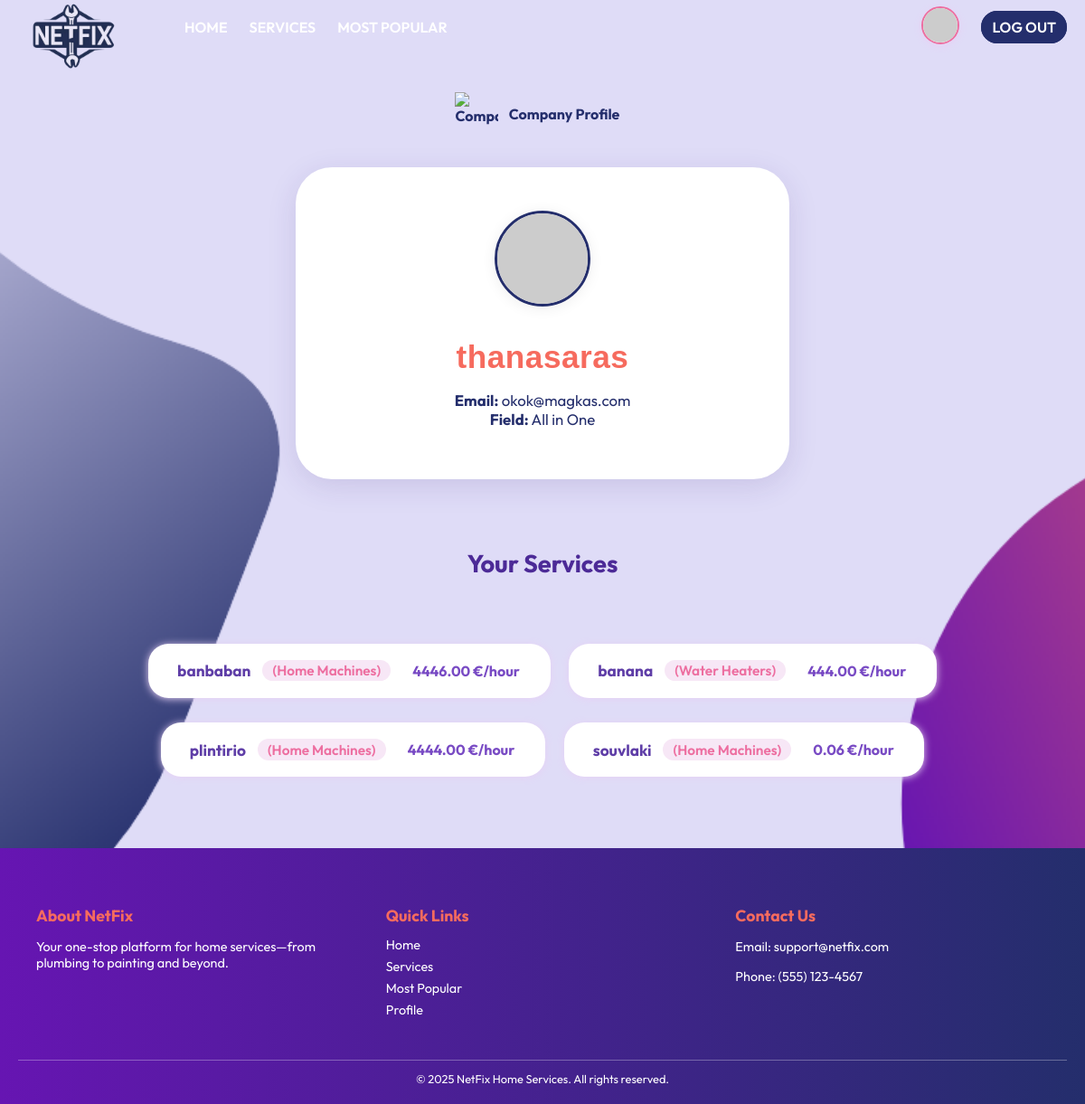
/accounts/company/thanasaras/ (signed in), run on the app's committed database.
### users/models.py (models this page shows, shortened)
class Company(models.Model):
    FIELD_CHOICES = [
        ("Air Conditioner", "Air Conditioner"),
        ("All in One",      "All in One"),
        ("Carpentry",       "Carpentry"),
        ("Electricity",     "Electricity"),
        ("Gardening",       "Gardening"),
        ("Home Machines",   "Home Machines"),
        ("Housekeeping",    "Housekeeping"),
        ("Interior Design", "Interior Design"),
        ("Locks",           "Locks"),
        ("Painting",        "Painting"),
        ("Plumbing",        "Plumbing"),
        ("Water Heaters",   "Water Heaters"),
    ]
    user = models.OneToOneField(
        User,
        on_delete=models.CASCADE,
        primary_key=True,
        related_name="company_profile"
    )
    field_of_work = models.CharField(
        max_length=30,
        choices=FIELD_CHOICES,
        default="All in One",
    )
    rating = models.IntegerField(
        validators=[MinValueValidator(0), MaxValueValidator(5)],
        default=0,
    )
    avatar_index = models.CharField(
        max_length=2,
        default='1',
        choices=[(str(i), f"Avatar {i}") for i in "123456789ABCDEFGHIJK"]
    )

class User(AbstractUser):
    is_company = models.BooleanField(default=False)
    is_customer = models.BooleanField(default=False)
    email = models.CharField(max_length=100, unique=True)

### services/models.py (models this page shows, shortened)
class Service(models.Model):
    FIELD_CHOICES = (
        ('Air Conditioner', 'Air Conditioner'),
        ('Carpentry', 'Carpentry'),
        ('Electricity', 'Electricity'),
        ('Gardening', 'Gardening'),
        ('Home Machines', 'Home Machines'),
        ('Housekeeping', 'Housekeeping'),  # Fixed spelling!
        ('Interior Design', 'Interior Design'),
        ('Locks', 'Locks'),
        ('Painting', 'Painting'),
        ('Plumbing', 'Plumbing'),
        ('Water Heaters', 'Water Heaters'),
    )
    company = models.ForeignKey(Company, on_delete=models.CASCADE)
    name = models.CharField(max_length=40)
    description = models.TextField()
    price_per_hour = models.DecimalField(decimal_places=2, max_digits=6)
    rating = models.IntegerField(
        validators=[MinValueValidator(0), MaxValueValidator(5)],
        default=0
    )
    field = models.CharField(max_length=30, choices=FIELD_CHOICES)
    date_created = models.DateTimeField(auto_now_add=True)

### users/views.py (the view, shortened to what this page needs)
@login_required
def company_profile(request, username):
    user = get_object_or_404(User, username=username, is_company=True)
    company = get_object_or_404(Company, user=user)
    services = Service.objects.filter(company=company).order_by('-date_created')
    edit_mode = request.GET.get('edit') == '1' and request.user == company.user
    return render(request, 'users/company_profile.html', {
        'company': company,
        'services': services,
        'edit_mode': edit_mode,
        'profile_user': company.user,
    })

### users/templates/users/company_profile.html (shortened to what this page needs)
{% extends 'main/base.html' %}
{% load static %}
{% block content %}
    <div class="profile-banner">
        <img class="profile-icon" src="{% static 'images/company.png' %}" alt="Company">
        Company Profile
    </div>
<div class="profile-container">
  <div class="profile-card">
    <form id="profile-form" method="post" autocomplete="off">
      <div style="text-align: center;">
        <img
            id="main-avatar"
            src="https://api.dicebear.com/7.x/bottts/svg?seed={{ company.user.username }}{{ company.avatar_index|default:'1' }}"
            class="avatar-main-img"
            style="margin-bottom: 1.5rem; cursor:{% if edit_mode %}pointer{% else %}default{% endif %};"
        />
      </div>
      <div class="profile-name">{{ company.user.username }}</div>
      <div class="profile-details">
        <div><strong>Email:</strong> {{ company.user.email }}</div>
        <div><strong>Field:</strong> {{ company.get_field_of_work_display }}</div>
      </div>
    </form>
  </div>
</div>
<div class="services-section">
  <div class="services-title">Your Services</div>
  <div class="services-list">
    {% for service in services %}
      <div class="service-pill">
        <strong>{{ service.name }}</strong>
        <span class="service-field">({{ service.field }})</span>
        <span class="service-price">{{ service.price_per_hour }} €/hour</span>
      </div>
    {% empty %}
      <div>No services yet.</div>
    {% endfor %}
  </div>
</div>
{% endblock %}

### static/css/style.css (style rules this page uses)
:root { --color-primary: #242E6C; --color-secondary: #6615B2; --color-bg: #DFDCF7; --color-accent: #F66B5E; --color-hover: #A734CD; --color-text: #242E6C; --color-white: #ffffff; }
body { background: var(--color-bg) url('/static/images/login.png') center center/cover no-repeat; color: var(--color-text); font-family: 'Outfit', sans-serif; margin: 0; padding: 0; }
html, body { overflow-x: hidden; height: 100%; margin: 0; }
body { display: flex; flex-direction: column; }
.services-title { font-size: 1.7rem; color: #4c2a97; font-weight: bold; text-align: center; margin-top: 2.5rem; margin-bottom: 3rem; }
.services-section { margin-top: 2.7rem; margin-bottom: 2.5rem; }
.services-list { display: flex; flex-wrap: wrap; justify-content: center; gap: 1.3rem; padding-top: 1.5rem; padding-bottom: 2rem; margin-bottom: 2rem; }
.service-pill, .service-profile-item { background: #fff; border-radius: 1.4rem; box-shadow: 0 1px 8px #e7d1f5; padding: 1.15rem 2.1rem 1.15rem 2rem; display: flex; gap: 0.8rem; align-items: center; font-size: 1.08rem; font-weight: 500; color: #5f3ea7; min-width: 245px; margin-bottom: 0.4rem; }
.service-field { color: #ed6ea0; background: #f7e7f6; border-radius: 1.1rem; padding: 0.14rem 0.7rem; font-size: 0.96rem; font-weight: 600; }
.service-price { color: #794bc4; font-weight: 700; margin-left: 0.7rem; font-size: 1rem; }
.avatar-main-img, #main-avatar { width: 100px !important; height: 100px !important; border-radius: 50%; background: #f8f7fc; box-shadow: 0 2px 16px #eee; border: 3px solid #242E6C; object-fit: cover; }
.profile-name, .profile-username { font-family: 'Lexend Exa', 'Poppins', 'Nunito', sans-serif; font-size: 2.2rem; color: var(--color-accent); margin: 0.5rem 0 1.1rem 0; font-weight: 800; letter-spacing: 0.5px; }
.profile-details, .profile-info { font-size: 1.05rem; color: var(--color-primary); margin-bottom: 1.5rem; }
.profile-container { display: flex; justify-content: center; margin-top: 2.5rem; }
.profile-card { background: #fff; border-radius: 2.5rem; box-shadow: 0 8px 32px rgba(60,40,120,0.13); padding: 3rem 3rem 2rem 3rem; text-align: center; width: 450px; margin-bottom: 2rem; }
.profile-banner { margin-top: 3rem; display: flex; justify-content: center; height:2.3rem; align-items: center; vertical-align:middle; margin-right:0.7rem; font-weight: bold; }
.profile-icon { width: 3rem; height:3rem; vertical-align:middle; margin-right:0.7rem; }

### data on the page
Company: user.username "thanasaras", user.email "okok@magkas.com", field_of_work "All in One"
Service: name "banbaban", field "Home Machines", price_per_hour "4446.00"
Service: name "banana", field "Water Heaters", price_per_hour "444.00"
Service: name "plintirio", field "Home Machines", price_per_hour "4444.00"
Service: name "souvlaki", field "Home Machines", price_per_hour "0.06"
